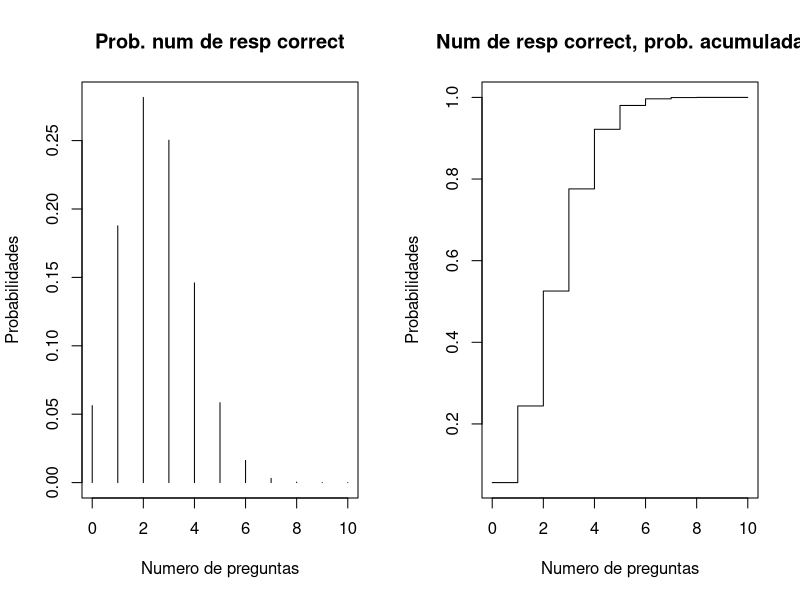

This chart was generated by the following R code:
#Fundamentos de data science

#Ejercicio numero 7 de Probabilidad

n <- 0:10
npreguntas <- 10
Probabilidad <- 1/4
dbinom(n, npreguntas, Probabilidad)
tabla <- cbind(n, dbinom(n, npreguntas, Probabilidad))
tabla

#----------------------------------------------------------------------
# Graficos funcion de densidad y de distribucion
#----------------------------------------------------------------------

par(mfrow=c(1, 2))
plot(n,dbinom(n, npreguntas,Probabilidad),type="h",xlab="Numero de preguntas",  #type es importante para elegir el grafico correcto.
     ylab="Probabilidades",main="Prob. num de resp correct")
plot(n,pbinom(n, npreguntas,Probabilidad),type="s",xlab="Numero de preguntas",ylab="Probabilidades",
     main="Num de resp correct, prob. acumulada") #probabilidad acumulada
par(mfrow=c(1, 1))

#----------------------------------------------------------------------
# Tabla funcion de distribucion 
#----------------------------------------------------------------------
tabla<-cbind(n,pbinom(n, npreguntas, Probabilidad))
tabla #tabla de probabilidad acumulada

#----------------------------------------------------------------------
# Probabilidades
#----------------------------------------------------------------------
1-pbinom(5,npreguntas,Probabilidad)  #probabilidad que acierte 5 o mas preguntas
1-dbinom(6,npreguntas,Probabilidad)  #probabilidad que acierte 5 preguntas o menos.




